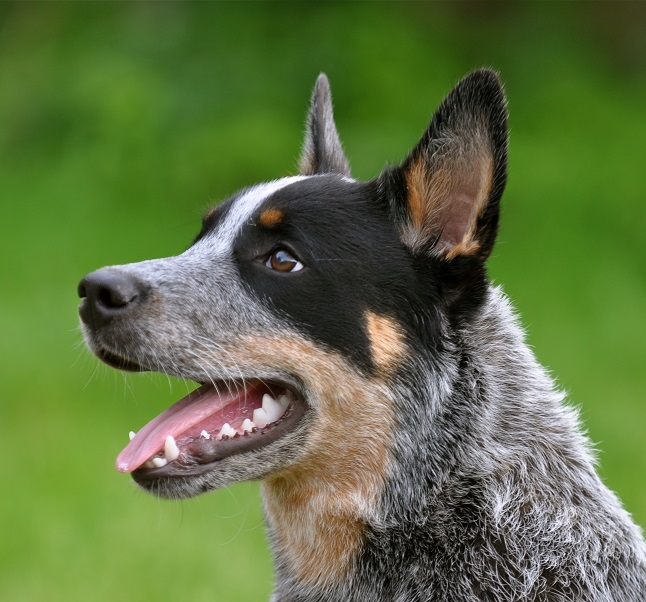
#> input picture TP4 - Diplomatura/imagenes/perrito.jpg, 646 x 602 px, found by its file name
$ python TP4_Ejer11.py
#> lines starting #> are read from the running program, lines starting #| are printed output that depends on the picture
#> further down, imagen is the input picture: shape (602, 646, 3); mean B, G, R 65.8, 114.4, 95.5
### TP4 - Diplomatura/Personal/funciones.py
import numpy as np
import matplotlib.pyplot as plt
import cv2 as cv

#-----------------------------------------------------
# Devuelve imagen en dos colores, negro y blanco.
# Imagen: gris en 1 canal
# umbral
#-----------------------------------------------------
# [82 lines left out: functions bn, binaria_invertida, bn_gris_3_canales, histograma_datos, valoresPixeles, histograma and 1 more, not called in this run]

#-----------------------------------------------------
# Devuelve una imagen en grises con 1 valor por pixel.
# imagen
#-----------------------------------------------------
def luma(imagen):
    nueva = np.zeros((imagen.shape[0], imagen.shape[1]), dtype='uint8')
    for i in range(len(imagen)):
        for j in range(len(imagen[i])):
            a, b, c = imagen[i][j]
            gris = (c * 0.2126) + (b * 0.7152) + (a * 0.0722)
            nueva[i, j] = gris
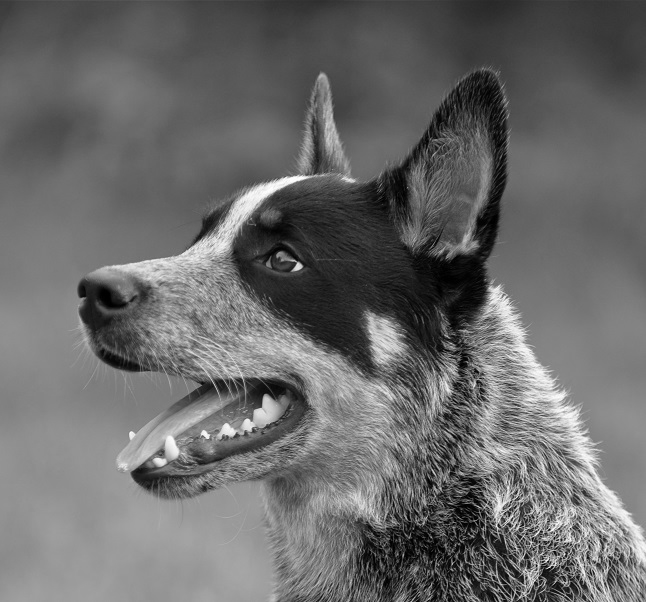
#> nueva: shape (602, 646); min 0, max 254, mean 106.4
    return nueva

#-----------------------------------------------------
# Devuelve una imagen en grises con 1 valor por pixel.
# imagen
#-----------------------------------------------------
# [22 lines left out: functions promedio, desaturar, not called in this run]


###########################################################################################
#-----------------------------------------------------
# imagen
# patrón : normalizado
#-----------------------------------------------------
def convolucionar(imagen, patron):
    nueva = np.zeros((imagen.shape), dtype='float')

    margen = int(len(patron[0]) / 2)

    for i in range(margen, len(imagen) - margen):
        for j in range(margen, len(imagen[0]) - margen):
            aux = 0
            for k in range(-margen, len(patron) - margen):
                for l in range(-margen, len(patron[0]) - margen):
                    aux += (imagen[i - k, j - l] * patron[l + margen, k + margen])

            if aux > 255:
                aux = 255
            elif aux < 0:
                aux = 0

            nueva[i, j] = aux
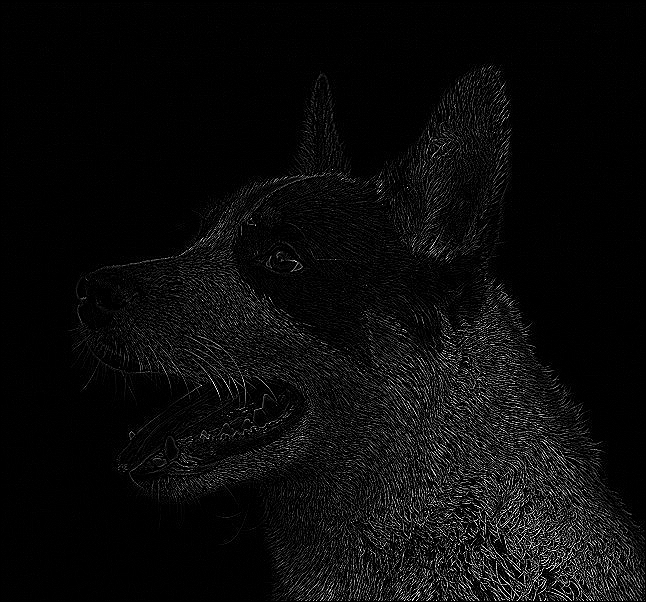
#> nueva: shape (602, 646) float64; min 0, max 255, mean 11.3

    return nueva.astype('uint8')

#################################################################################
#-----------------------------------------------------
# Refleja la imagen respecto a un eje
# imagen
# orientación = ['horizontal] ['vertical]#
#-----------------------------------------------------

# [40 lines left out: functions flip, rotar, not called in this run]

### TP4 - Diplomatura/TP4_Ejer11.py
# 11. Implementar un programa que dada una imagen en escala de grises (o en color, pero
# convertida a grises) aumente su nitidez, utilizando alguno de los kernel de Laplace dados
# a continuación. (Sharpen)

import cv2 as cv
import numpy as np

from Personal.funciones import *

laplace_1 = np.array([
    [0, -1, 0],
    [-1, 4, -1],
    [0, -1, 0]
], dtype='float')

laplace_2 = np.array([
    [0, -1, 0],
    [-1, 5, -1],
    [0, -1, 0]
], dtype='float')

imagen = cv.imread('imagenes\\perrito.jpg')

imagen_gris = luma(imagen)


imagen_1 = convolucionar(imagen_gris, laplace_1)

imagen_2 = convolucionar(imagen_gris, laplace_2)
#> after the loop in convolucionar (call 2), `for i in range(margen, len(imagen) - margen):`:
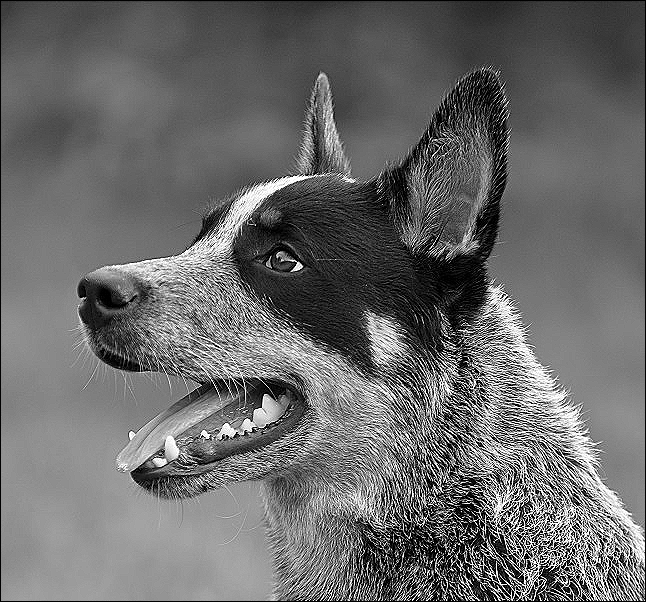
#> nueva: shape (602, 646) float64; min 0, max 255, mean 106.7

cv.imshow('Original', imagen)

cv.imshow('Original en gris', imagen_gris)

cv.imshow('Laplace kernel 1', imagen_1)

cv.imshow('Laplace kernel 2', imagen_2)

cv.waitKey(0)

cv.destroyAllWindows()

$ run again, with TP4 - Diplomatura/imagenes/ciudad.jpg copied over TP4 - Diplomatura/imagenes/perrito.jpg
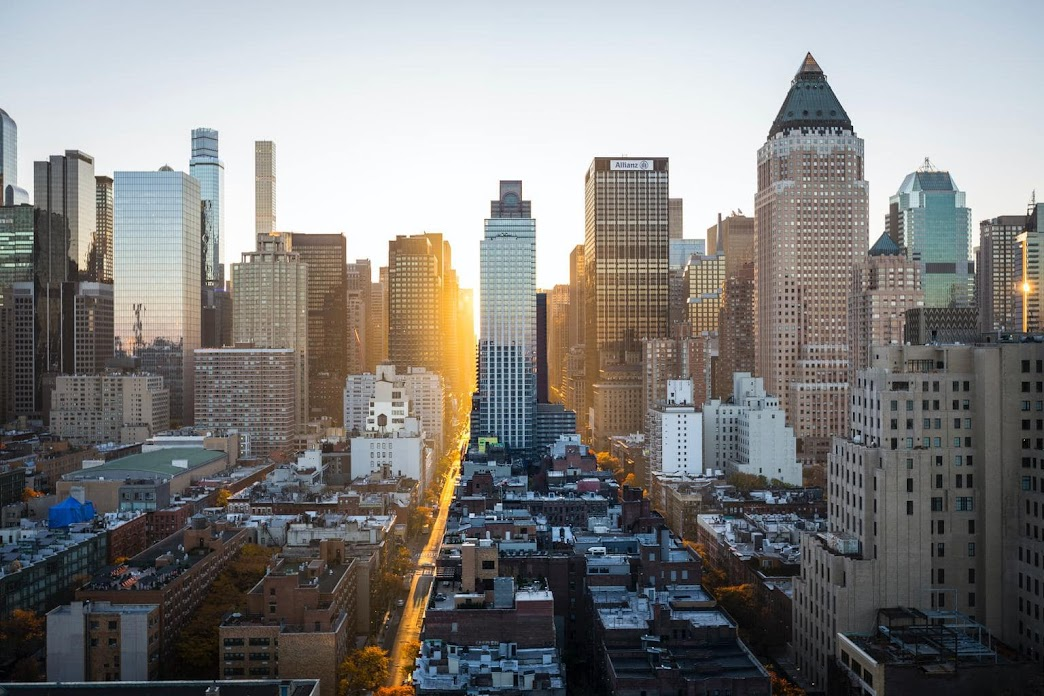
#> input picture TP4 - Diplomatura/imagenes/ciudad.jpg, 1044 x 696 px, found by its file name
#> imagen is the input picture: shape (696, 1044, 3); mean B, G, R 128.2, 129.5, 130.6
#> after the loop in convolucionar, `for i in range(margen, len(imagen) - margen):`:
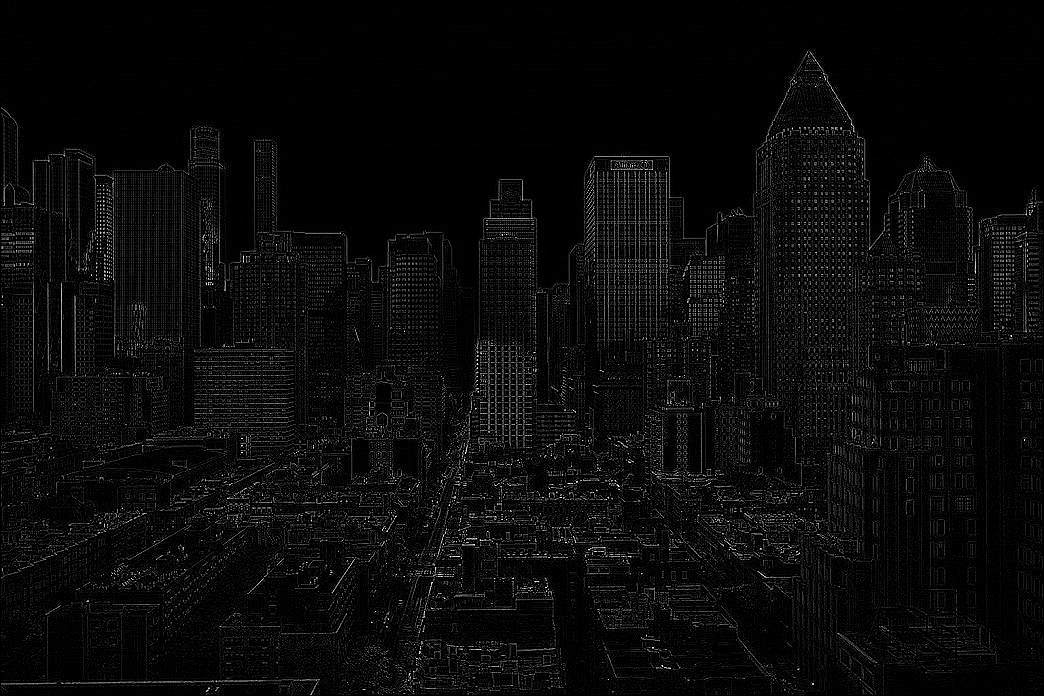
#> nueva: shape (696, 1044) float64; min 0, max 255, mean 10.3
#> after the loop in convolucionar (call 2), `for i in range(margen, len(imagen) - margen):`:
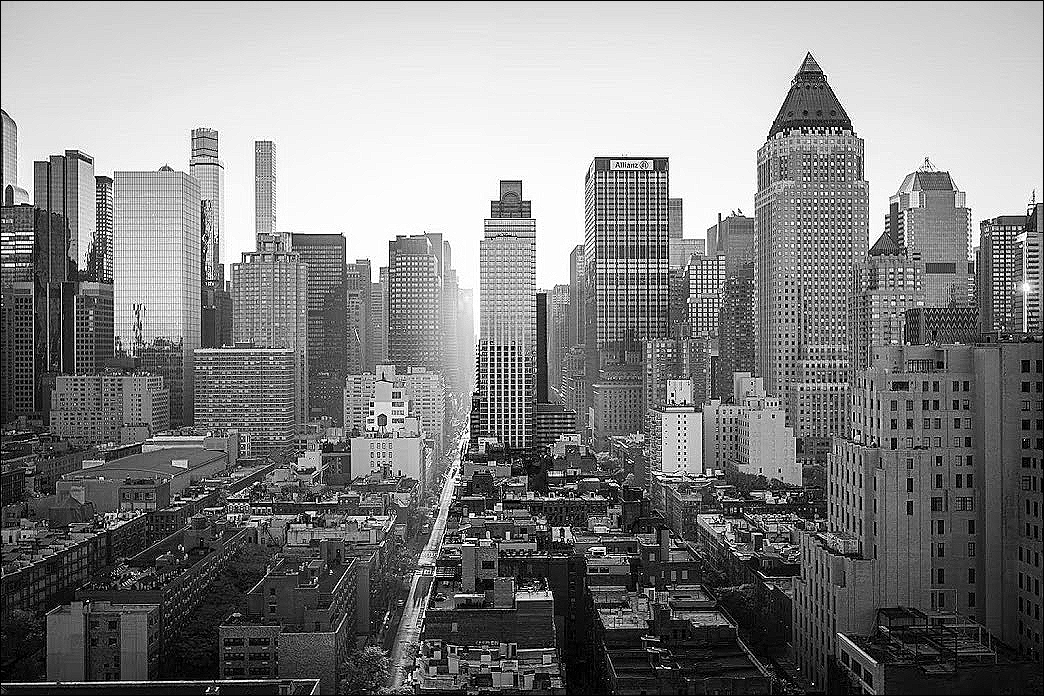
#> nueva: shape (696, 1044) float64; min 0, max 255, mean 129.7

$ run again, with TP4 - Diplomatura/imagenes/filter_input.jpg copied over TP4 - Diplomatura/imagenes/perrito.jpg
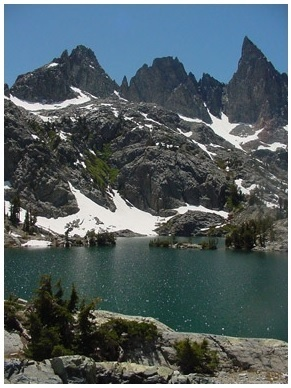
#> input picture TP4 - Diplomatura/imagenes/filter_input.jpg, 291 x 388 px, found by its file name
#> imagen is the input picture: shape (388, 291, 3); mean B, G, R 99.6, 95.8, 83.1
#> after the loop in convolucionar, `for i in range(margen, len(imagen) - margen):`:
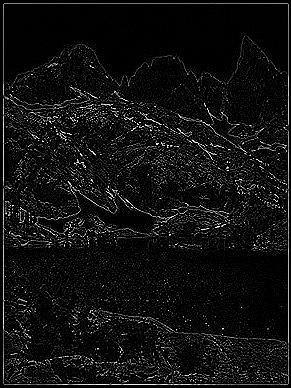
#> nueva: shape (388, 291) float64; min 0, max 255, mean 16.7
#> after the loop in convolucionar (call 2), `for i in range(margen, len(imagen) - margen):`:
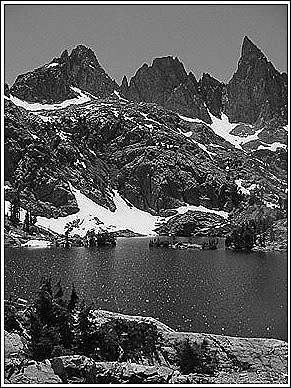
#> nueva: shape (388, 291) float64; min 0, max 255, mean 90.1
